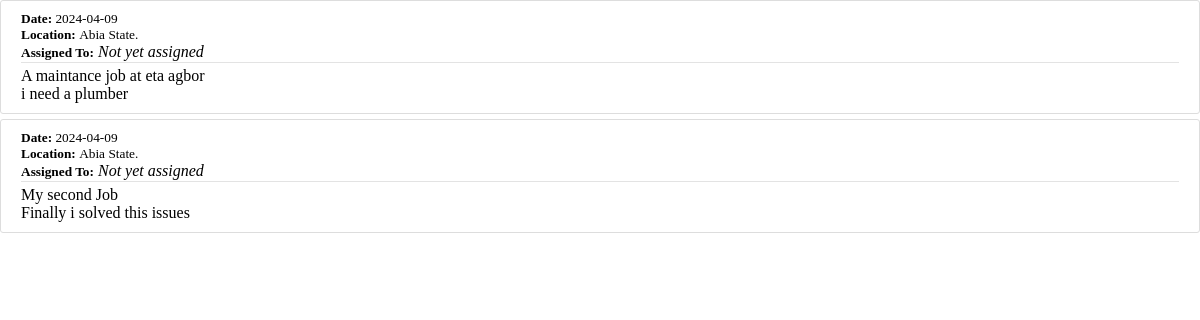
Page /clients/assigned_plumber (signed in) on the earlier database version.
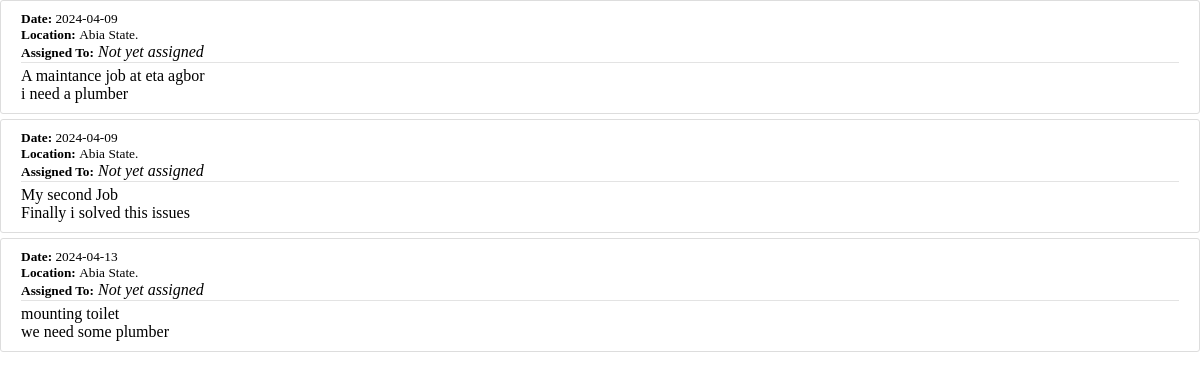
Same page on the later database version.
### model/base.py (models this page shows, shortened)
class Job(Base):
    __tablename__ = 'jobs'
    id = Column(Integer, primary_key=True)
    job_title = Column(String(50), nullable=False)
    job_description = Column(String(100), nullable=False)
    completed = Column(Boolean, default=False)
    content = Column(String(1000), nullable=False)
    date_posted = Column(DateTime, nullable=False, default=datetime.utcnow)
    location = Column(String(100), nullable=False)
    client_id = Column(Integer, ForeignKey('clients.id'))

### model/clients/routes.py (the view)
@client_s.route("/assigned_plumber", methods=['POST', 'GET'])
def assigned_plumber():
    posted_jobs = Job.query.filter_by(client_id=current_user.id).all()
    assigned_plumbers = {}
    for job in posted_jobs:
        plumbers = (
            db.session.query(Plumber)
            .join(JobPlumber, JobPlumber.plumber_id == Plumber.id)
            .filter(JobPlumber.job_id == job.id, JobPlumber.is_assigned == True)
            .all()
        )
        assigned_plumbers[job] = plumbers
    return render_template('assigned_jobs.html', title='Assigned Plumbers', assigned_plumbers=assigned_plumbers)

### model/clients/routes.py (called while the page is built)
@login_manager.user_loader
def load_user(user_id):
    try:
        client = Client.query.get(user_id)
        return client
    except:
        return None

### model/clients/templates/assigned_jobs.html
<link rel="stylesheet" type="text/css" href="{{ url_for('client_s.static', filename='main.css') }}">
{% for job, assigned_plumbers_list in assigned_plumbers.items() %}
<article class="media content-section">
  <div class="media-body">
    <div class="article-metadata">
      <small class="text-muted"><strong>Date: </strong>{{ job.date_posted.strftime('%Y-%m-%d') }}</small>
      <div class="mt-2">
        <small class="text-muted"><strong>Location: </strong>{{ job.location }} State.</small>
      </div>
      <div class="mt-2">
        <small class="text-muted"><strong>Assigned To:</strong></small>
        {% if assigned_plumbers_list %}  {% for plumber in assigned_plumbers_list %}
            <span>{{ plumber.username }}</span>  {% if not loop.last %} , {% endif %}
          {% endfor %}
        {% else %}
          <em>Not yet assigned</em>
        {% endif %}
      </div>
    </div>
    <p class="article-content">{{ job.job_description }}</p>
    <p class="article-content">{{ job.content }}</p>
  </div>
</article>
{% endfor %}

Differences in the rows shown:
added Job: date_posted "2024-04-13", location "Abia", job_description "mounting toilet", content "we need some plumber"
